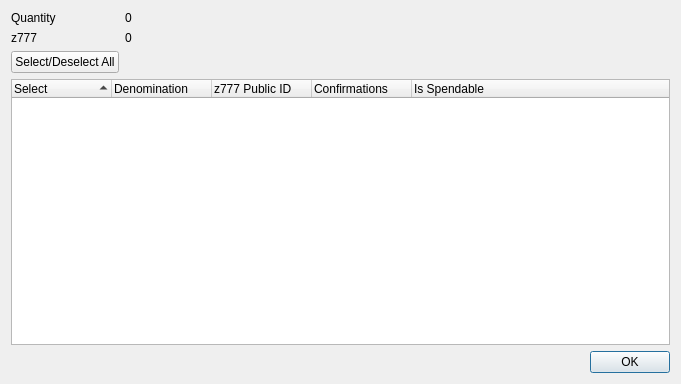
<?xml version="1.0" encoding="UTF-8"?>
<ui version="4.0">
 <class>ZJackpotControlDialog</class>
 <widget class="QDialog" name="ZJackpotControlDialog">
  <property name="geometry">
   <rect>
    <x>0</x>
    <y>0</y>
    <width>681</width>
    <height>384</height>
   </rect>
  </property>
  <property name="minimumSize">
   <size>
    <width>681</width>
    <height>384</height>
   </size>
  </property>
  <property name="windowTitle">
   <string>Select z777 to Spend</string>
  </property>
  <layout class="QGridLayout" name="gridLayout">
   <item row="0" column="0">
    <layout class="QFormLayout" name="formLayout">
     <property name="sizeConstraint">
      <enum>QLayout::SetDefaultConstraint</enum>
     </property>
     <item row="0" column="0">
      <widget class="QLabel" name="labelQuantity">
       <property name="text">
        <string>Quantity</string>
       </property>
      </widget>
     </item>
     <item row="0" column="1">
      <widget class="QLabel" name="labelQuantity_int">
       <property name="text">
        <string>0</string>
       </property>
      </widget>
     </item>
     <item row="1" column="0">
      <widget class="QLabel" name="labelZJackpot">
       <property name="text">
        <string>z777</string>
       </property>
      </widget>
     </item>
     <item row="1" column="1">
      <widget class="QLabel" name="labelZJackpot_int">
       <property name="text">
        <string>0</string>
       </property>
      </widget>
     </item>
     <item row="2" column="0">
      <widget class="QPushButton" name="pushButtonAll">
       <property name="text">
        <string>Select/Deselect All</string>
       </property>
      </widget>
     </item>
    </layout>
   </item>
   <item row="1" column="0">
    <layout class="QVBoxLayout" name="verticalLayout">
     <item>
      <widget class="QTreeWidget" name="treeWidget">
       <property name="minimumSize">
        <size>
         <width>0</width>
         <height>250</height>
        </size>
       </property>
       <property name="alternatingRowColors">
        <bool>true</bool>
       </property>
       <property name="sortingEnabled">
        <bool>true</bool>
       </property>
       <property name="columnCount">
        <number>5</number>
       </property>
       <attribute name="headerDefaultSectionSize">
        <number>100</number>
       </attribute>
       <column>
        <property name="text">
         <string notr="true">Select</string>
        </property>
       </column>
       <column>
        <property name="text">
         <string notr="true">Denomination</string>
        </property>
       </column>
       <column>
        <property name="text">
         <string notr="true">z777 Public ID</string>
        </property>
       </column>
       <column>
        <property name="text">
         <string notr="true">Confirmations</string>
        </property>
       </column>
       <column>
        <property name="text">
         <string>Is Spendable</string>
        </property>
       </column>
      </widget>
     </item>
     <item>
      <widget class="QDialogButtonBox" name="buttonBox">
       <property name="orientation">
        <enum>Qt::Horizontal</enum>
       </property>
       <property name="standardButtons">
        <set>QDialogButtonBox::Ok</set>
       </property>
      </widget>
     </item>
    </layout>
   </item>
  </layout>
 </widget>
 <resources/>
 <connections>
  <connection>
   <sender>buttonBox</sender>
   <signal>accepted()</signal>
   <receiver>ZJackpotControlDialog</receiver>
   <slot>accept()</slot>
   <hints>
    <hint type="sourcelabel">
     <x>248</x>
     <y>254</y>
    </hint>
    <hint type="destinationlabel">
     <x>157</x>
     <y>274</y>
    </hint>
   </hints>
  </connection>
  <connection>
   <sender>buttonBox</sender>
   <signal>rejected()</signal>
   <receiver>ZJackpotControlDialog</receiver>
   <slot>reject()</slot>
   <hints>
    <hint type="sourcelabel">
     <x>316</x>
     <y>260</y>
    </hint>
    <hint type="destinationlabel">
     <x>286</x>
     <y>274</y>
    </hint>
   </hints>
  </connection>
 </connections>
</ui>
